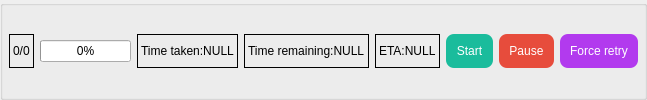
          <widget class="QGroupBox" name="groupBox_Progress">
           <property name="sizePolicy">
            <sizepolicy hsizetype="Preferred" vsizetype="Fixed">
             <horstretch>0</horstretch>
             <verstretch>0</verstretch>
            </sizepolicy>
           </property>
           <property name="minimumSize">
            <size>
             <width>0</width>
             <height>0</height>
            </size>
           </property>
           <property name="maximumSize">
            <size>
             <width>16777215</width>
             <height>100</height>
            </size>
           </property>
           <property name="title">
            <string/>
           </property>
           <layout class="QGridLayout" name="gridLayout_11">
            <property name="leftMargin">
             <number>6</number>
            </property>
            <property name="topMargin">
             <number>6</number>
            </property>
            <property name="rightMargin">
             <number>6</number>
            </property>
            <property name="bottomMargin">
             <number>6</number>
            </property>
            <item row="0" column="5">
             <widget class="QPushButton" name="pushButton_Start">
              <property name="sizePolicy">
               <sizepolicy hsizetype="Fixed" vsizetype="Fixed">
                <horstretch>0</horstretch>
                <verstretch>0</verstretch>
               </sizepolicy>
              </property>
              <property name="minimumSize">
               <size>
                <width>0</width>
                <height>0</height>
               </size>
              </property>
              <property name="maximumSize">
               <size>
                <width>16777215</width>
                <height>16777215</height>
               </size>
              </property>
              <property name="styleSheet">
               <string notr="true">QPushButton{
background-color: rgb(26, 188, 156);
color: rgb(255, 255, 255);
border-style:outset;
border-radius:8px;
padding:10px;
}
QPushButton:hover{
background-color: rgb(29, 214, 177);
color: rgb(255, 255, 255);
border-style:outset;
border-radius:8px;
padding:10px;
}
QPushButton:pressed{
background-color: rgb(23, 173, 143);
color: rgb(255, 255, 255);
border-style:outset;
border-radius:8px;
padding:10px;
}
QPushButton:disabled{
background-color: rgb(166, 166, 166);
color: rgb(255, 255, 255);
border-style:outset;
border-radius:8px;
padding:10px;
}</string>
              </property>
              <property name="text">
               <string>Start</string>
              </property>
              <property name="icon">
               <iconset resource="Style/icon.qrc">
                <normaloff>:/icon/icon/icon_main.png</normaloff>:/icon/icon/icon_main.png</iconset>
              </property>
              <property name="iconSize">
               <size>
                <width>25</width>
                <height>25</height>
               </size>
              </property>
             </widget>
            </item>
            <item row="0" column="1">
             <widget class="QProgressBar" name="progressBar">
              <property name="value">
               <number>0</number>
              </property>
              <property name="format">
               <string notr="true">%p%</string>
              </property>
             </widget>
            </item>
            <item row="0" column="4">
             <widget class="QLabel" name="label_ETA">
              <property name="sizePolicy">
               <sizepolicy hsizetype="Fixed" vsizetype="Preferred">
                <horstretch>0</horstretch>
                <verstretch>0</verstretch>
               </sizepolicy>
              </property>
              <property name="frameShape">
               <enum>QFrame::Box</enum>
              </property>
              <property name="lineWidth">
               <number>1</number>
              </property>
              <property name="text">
               <string>ETA:NULL</string>
              </property>
             </widget>
            </item>
            <item row="0" column="0">
             <widget class="QLabel" name="label_progressBar_filenum">
              <property name="sizePolicy">
               <sizepolicy hsizetype="Fixed" vsizetype="Preferred">
                <horstretch>0</horstretch>
                <verstretch>0</verstretch>
               </sizepolicy>
              </property>
              <property name="toolTip">
               <string>Finished/Total</string>
              </property>
              <property name="frameShape">
               <enum>QFrame::Box</enum>
              </property>
              <property name="frameShadow">
               <enum>QFrame::Plain</enum>
              </property>
              <property name="lineWidth">
               <number>1</number>
              </property>
              <property name="text">
               <string notr="true">0/0</string>
              </property>
             </widget>
            </item>
            <item row="0" column="2">
             <widget class="QLabel" name="label_TimeCost">
              <property name="sizePolicy">
               <sizepolicy hsizetype="Fixed" vsizetype="Preferred">
                <horstretch>0</horstretch>
                <verstretch>0</verstretch>
               </sizepolicy>
              </property>
              <property name="frameShape">
               <enum>QFrame::Box</enum>
              </property>
              <property name="lineWidth">
               <number>1</number>
              </property>
              <property name="text">
               <string>Time taken:NULL</string>
              </property>
             </widget>
            </item>
            <item row="0" column="7">
             <widget class="QPushButton" name="pushButton_ForceRetry">
              <property name="enabled">
               <bool>true</bool>
              </property>
              <property name="sizePolicy">
               <sizepolicy hsizetype="Fixed" vsizetype="Fixed">
                <horstretch>0</horstretch>
                <verstretch>0</verstretch>
               </sizepolicy>
              </property>
              <property name="toolTip">
               <string>May cause crash.</string>
              </property>
              <property name="styleSheet">
               <string notr="true">QPushButton{
background-color: rgb(178, 58, 238);
color: rgb(255, 255, 255);
border-style:outset;
border-radius:8px;
padding:10px;
}
QPushButton:hover{
background-color: rgb(191, 62, 255);
color: rgb(255, 255, 255);
border-style:outset;
border-radius:8px;
padding:10px;
}
QPushButton:pressed{
background-color: rgb(154, 50, 205);
color: rgb(255, 255, 255);
border-style:outset;
border-radius:8px;
padding:10px;
}
QPushButton:disabled{
background-color: rgb(166, 166, 166);
color: rgb(255, 255, 255);
border-style:outset;
border-radius:8px;
padding:10px;
}</string>
              </property>
              <property name="text">
               <string>Force retry</string>
              </property>
              <property name="icon">
               <iconset resource="Style/icon.qrc">
                <normaloff>:/icon/icon/refresh.svg</normaloff>:/icon/icon/refresh.svg</iconset>
              </property>
              <property name="iconSize">
               <size>
                <width>25</width>
                <height>25</height>
               </size>
              </property>
             </widget>
            </item>
            <item row="0" column="6">
             <widget class="QPushButton" name="pushButton_Stop">
              <property name="sizePolicy">
               <sizepolicy hsizetype="Fixed" vsizetype="Fixed">
                <horstretch>0</horstretch>
                <verstretch>0</verstretch>
               </sizepolicy>
              </property>
              <property name="maximumSize">
               <size>
                <width>16777215</width>
                <height>16777215</height>
               </size>
              </property>
              <property name="styleSheet">
               <string notr="true">QPushButton{
background-color: rgb(231, 76, 60);
color: rgb(255, 255, 255);
border-style:outset;
border-radius:8px;
padding:10px;
}
QPushButton:hover{
background-color: rgb(255, 102, 64);
color: rgb(255, 255, 255);
border-style:outset;
border-radius:8px;
padding:10px;
}
QPushButton:pressed{
background-color: rgb(204, 65, 53);
color: rgb(255, 255, 255);
border-style:outset;
border-radius:8px;
padding:10px;
}
QPushButton:disabled{
background-color: rgb(166, 166, 166);
color: rgb(255, 255, 255);
border-style:outset;
border-radius:8px;
padding:10px;
}</string>
              </property>
              <property name="text">
               <string>Pause</string>
              </property>
              <property name="icon">
               <iconset resource="Style/icon.qrc">
                <normaloff>:/icon/icon/pause-button.svg</normaloff>:/icon/icon/pause-button.svg</iconset>
              </property>
              <property name="iconSize">
               <size>
                <width>25</width>
                <height>25</height>
               </size>
              </property>
             </widget>
            </item>
            <item row="0" column="3">
             <widget class="QLabel" name="label_TimeRemain">
              <property name="sizePolicy">
               <sizepolicy hsizetype="Fixed" vsizetype="Preferred">
                <horstretch>0</horstretch>
                <verstretch>0</verstretch>
               </sizepolicy>
              </property>
              <property name="frameShape">
               <enum>QFrame::Box</enum>
              </property>
              <property name="lineWidth">
               <number>1</number>
              </property>
              <property name="text">
               <string>Time remaining:NULL</string>
              </property>
             </widget>
            </item>
           </layout>
          </widget>
